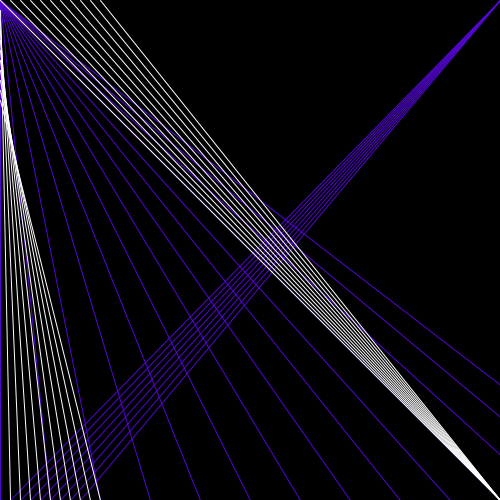
Frame 1 (no input)
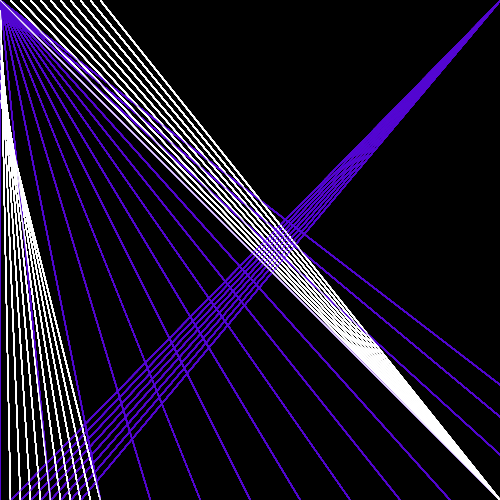
Frame 60 (the mouse pressed at the canvas centre just before this capture)
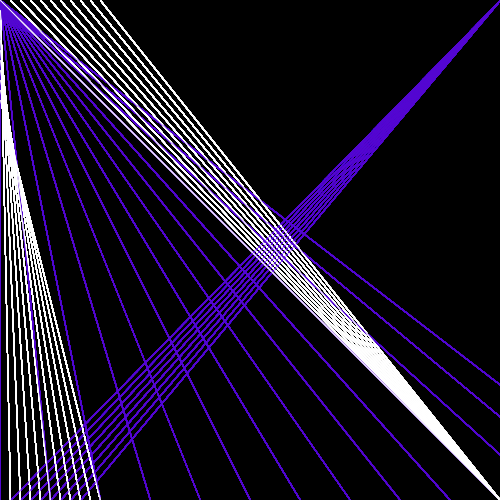
Frame 120 (the mouse held since frame 60 and released just before this capture)

The Processing sketch that drew these frames (run headless with seeded random() and noise(); from frame 60 on, the mouse is pressed at the canvas centre):

// Processing sketch: processing_32151
// ── processing_32151.pde


void setup () {
  size (500,500);
  noFill ();
  background (0);  
}


void draw ()
{
  stroke (83,6,209);
  strokeWeight (1);
  
  line (0,0,650,500);
  line (0,0,600,500);
  line (0,0,550,500);
  line (0,0,500,500);
  line (0,0,450,500);
  line (0,0,400,500);
  line (0,0,350,500);
  line (0,0,300,500);
  line (0,0,250,500);
  line (0,0,200,500);
  line (0,0,150,500);
  line (0,0,100,500);
  line (0,0,50,500);
  line (0,0,0,500);
  
  line (500,0,10,500);
  line (500,0,20,500);
  line (500,0,30,500);
  line (500,0,40,500);
  line (500,0,50,500);
  line (500,0,60,500);
  line (500,0,70,500);
  line (500,0,80,500);
  
  

  stroke (255);

  line (0,0,500,500);
  line (10,0,500,500);
  line (20,0,500,500);
  line (30,0,500,500);
  line (40,0,500,500);
  line (50,0,500,500);
  line (60,0,500,500);
  line (70,0,500,500);
  line (80,0,500,500);
  line (90,0,500,500);
  line (100,0,500,500);
  
  line (0,10,10,500);
  line (0,20,20,500);
  line (0,30,30,500);
  line (0,40,40,500);
  line (0,50,50,500);
  line (0,60,60,500);
  line (0,70,70,500);
  line (0,80,80,500);
  line (0,90,90,500);
  line (0,100,100,500);
 
  
}
